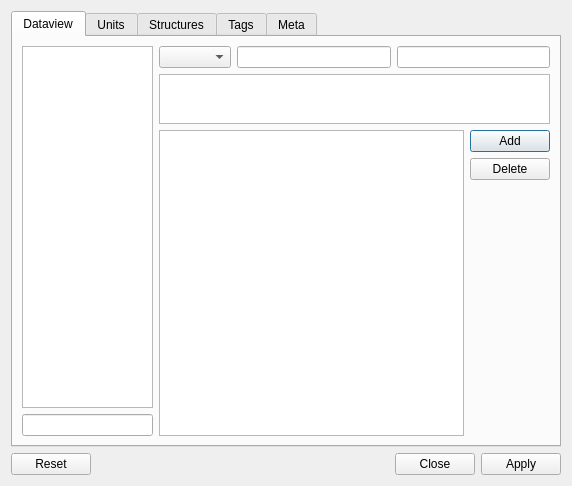
<?xml version="1.0" encoding="UTF-8"?>
<ui version="4.0">
 <class>Dialog</class>
 <widget class="QDialog" name="Dialog">
  <property name="geometry">
   <rect>
    <x>0</x>
    <y>0</y>
    <width>572</width>
    <height>486</height>
   </rect>
  </property>
  <property name="minimumSize">
   <size>
    <width>540</width>
    <height>420</height>
   </size>
  </property>
  <property name="windowTitle">
   <string>Dialog</string>
  </property>
  <layout class="QVBoxLayout" name="verticalLayout_4">
   <item>
    <widget class="QTabWidget" name="tabWidget">
     <property name="currentIndex">
      <number>0</number>
     </property>
     <widget class="QWidget" name="tab">
      <attribute name="title">
       <string>Dataview</string>
      </attribute>
      <layout class="QHBoxLayout" name="horizontalLayout_4" stretch="1,3">
       <item>
        <layout class="QVBoxLayout" name="verticalLayout">
         <item>
          <layout class="QHBoxLayout" name="horizontalLayout"/>
         </item>
         <item>
          <widget class="QTableView" name="siteView"/>
         </item>
         <item>
          <widget class="QLineEdit" name="siteFind"/>
         </item>
        </layout>
       </item>
       <item>
        <layout class="QVBoxLayout" name="verticalLayout_3">
         <item>
          <layout class="QHBoxLayout" name="horizontalLayout_2">
           <item>
            <widget class="QComboBox" name="comboUnit"/>
           </item>
           <item>
            <widget class="QLineEdit" name="xcoord"/>
           </item>
           <item>
            <widget class="QLineEdit" name="ycoord"/>
           </item>
          </layout>
         </item>
         <item>
          <widget class="QPlainTextEdit" name="siteDesc">
           <property name="maximumSize">
            <size>
             <width>16777215</width>
             <height>50</height>
            </size>
           </property>
          </widget>
         </item>
         <item>
          <layout class="QHBoxLayout" name="horizontalLayout_3">
           <item>
            <widget class="QTableView" name="dataView"/>
           </item>
           <item>
            <layout class="QVBoxLayout" name="verticalLayout_2">
             <item>
              <widget class="QPushButton" name="pushAddData">
               <property name="sizePolicy">
                <sizepolicy hsizetype="Fixed" vsizetype="Fixed">
                 <horstretch>0</horstretch>
                 <verstretch>0</verstretch>
                </sizepolicy>
               </property>
               <property name="text">
                <string>Add</string>
               </property>
              </widget>
             </item>
             <item>
              <widget class="QPushButton" name="pushDelData">
               <property name="sizePolicy">
                <sizepolicy hsizetype="Fixed" vsizetype="Fixed">
                 <horstretch>0</horstretch>
                 <verstretch>0</verstretch>
                </sizepolicy>
               </property>
               <property name="text">
                <string>Delete</string>
               </property>
              </widget>
             </item>
             <item>
              <spacer name="verticalSpacer">
               <property name="orientation">
                <enum>Qt::Vertical</enum>
               </property>
               <property name="sizeHint" stdset="0">
                <size>
                 <width>20</width>
                 <height>40</height>
                </size>
               </property>
              </spacer>
             </item>
            </layout>
           </item>
          </layout>
         </item>
        </layout>
       </item>
      </layout>
     </widget>
     <widget class="QWidget" name="tab_2">
      <attribute name="title">
       <string>Units</string>
      </attribute>
      <layout class="QVBoxLayout" name="verticalLayout_9">
       <item>
        <layout class="QHBoxLayout" name="horizontalLayout_5">
         <item>
          <widget class="QTableView" name="unitView"/>
         </item>
         <item>
          <layout class="QVBoxLayout" name="verticalLayout_5">
           <item>
            <widget class="QPushButton" name="pushAddUnit">
             <property name="text">
              <string>Add</string>
             </property>
            </widget>
           </item>
           <item>
            <widget class="QPushButton" name="pushDelUnit">
             <property name="text">
              <string>Delete</string>
             </property>
            </widget>
           </item>
           <item>
            <spacer name="verticalSpacer_2">
             <property name="orientation">
              <enum>Qt::Vertical</enum>
             </property>
             <property name="sizeHint" stdset="0">
              <size>
               <width>20</width>
               <height>40</height>
              </size>
             </property>
            </spacer>
           </item>
          </layout>
         </item>
        </layout>
       </item>
      </layout>
     </widget>
     <widget class="QWidget" name="tab_3">
      <attribute name="title">
       <string>Structures</string>
      </attribute>
      <layout class="QVBoxLayout" name="verticalLayout_10">
       <item>
        <layout class="QHBoxLayout" name="horizontalLayout_6">
         <item>
          <widget class="QTableView" name="structuresView"/>
         </item>
         <item>
          <layout class="QVBoxLayout" name="verticalLayout_6">
           <item>
            <widget class="QPushButton" name="pushAddPlanar">
             <property name="text">
              <string>Add planar</string>
             </property>
            </widget>
           </item>
           <item>
            <widget class="QPushButton" name="pushAddLinear">
             <property name="text">
              <string>Add linear</string>
             </property>
            </widget>
           </item>
           <item>
            <widget class="QPushButton" name="pushDelStructure">
             <property name="text">
              <string>Delete</string>
             </property>
            </widget>
           </item>
           <item>
            <spacer name="verticalSpacer_3">
             <property name="orientation">
              <enum>Qt::Vertical</enum>
             </property>
             <property name="sizeHint" stdset="0">
              <size>
               <width>20</width>
               <height>40</height>
              </size>
             </property>
            </spacer>
           </item>
          </layout>
         </item>
        </layout>
       </item>
      </layout>
     </widget>
     <widget class="QWidget" name="tab_4">
      <attribute name="title">
       <string>Tags</string>
      </attribute>
      <layout class="QVBoxLayout" name="verticalLayout_11">
       <item>
        <layout class="QHBoxLayout" name="horizontalLayout_7">
         <item>
          <widget class="QTableView" name="tagsView"/>
         </item>
         <item>
          <layout class="QVBoxLayout" name="verticalLayout_7">
           <item>
            <widget class="QPushButton" name="pushAddTag">
             <property name="text">
              <string>Add</string>
             </property>
            </widget>
           </item>
           <item>
            <widget class="QPushButton" name="pushDelTag">
             <property name="text">
              <string>Delete</string>
             </property>
            </widget>
           </item>
           <item>
            <spacer name="verticalSpacer_4">
             <property name="orientation">
              <enum>Qt::Vertical</enum>
             </property>
             <property name="sizeHint" stdset="0">
              <size>
               <width>20</width>
               <height>40</height>
              </size>
             </property>
            </spacer>
           </item>
          </layout>
         </item>
        </layout>
       </item>
      </layout>
     </widget>
     <widget class="QWidget" name="tab_5">
      <attribute name="title">
       <string>Meta</string>
      </attribute>
      <layout class="QVBoxLayout" name="verticalLayout_12">
       <item>
        <layout class="QHBoxLayout" name="horizontalLayout_8">
         <item>
          <widget class="QTableView" name="metaView"/>
         </item>
         <item>
          <layout class="QVBoxLayout" name="verticalLayout_8">
           <item>
            <widget class="QPushButton" name="pushSelectCRS">
             <property name="text">
              <string>CRS</string>
             </property>
            </widget>
           </item>
           <item>
            <spacer name="verticalSpacer_5">
             <property name="orientation">
              <enum>Qt::Vertical</enum>
             </property>
             <property name="sizeHint" stdset="0">
              <size>
               <width>20</width>
               <height>40</height>
              </size>
             </property>
            </spacer>
           </item>
          </layout>
         </item>
        </layout>
       </item>
      </layout>
     </widget>
    </widget>
   </item>
   <item>
    <widget class="QDialogButtonBox" name="buttonBox">
     <property name="orientation">
      <enum>Qt::Horizontal</enum>
     </property>
     <property name="standardButtons">
      <set>QDialogButtonBox::Apply|QDialogButtonBox::Close|QDialogButtonBox::Reset</set>
     </property>
    </widget>
   </item>
  </layout>
 </widget>
 <resources/>
 <connections>
  <connection>
   <sender>buttonBox</sender>
   <signal>accepted()</signal>
   <receiver>Dialog</receiver>
   <slot>accept()</slot>
   <hints>
    <hint type="sourcelabel">
     <x>248</x>
     <y>254</y>
    </hint>
    <hint type="destinationlabel">
     <x>157</x>
     <y>274</y>
    </hint>
   </hints>
  </connection>
  <connection>
   <sender>buttonBox</sender>
   <signal>rejected()</signal>
   <receiver>Dialog</receiver>
   <slot>reject()</slot>
   <hints>
    <hint type="sourcelabel">
     <x>316</x>
     <y>260</y>
    </hint>
    <hint type="destinationlabel">
     <x>286</x>
     <y>274</y>
    </hint>
   </hints>
  </connection>
 </connections>
</ui>
